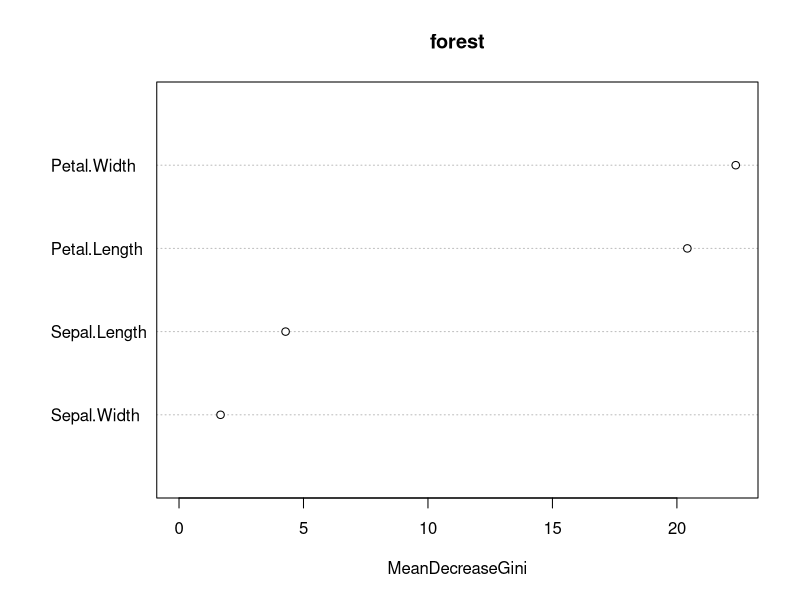
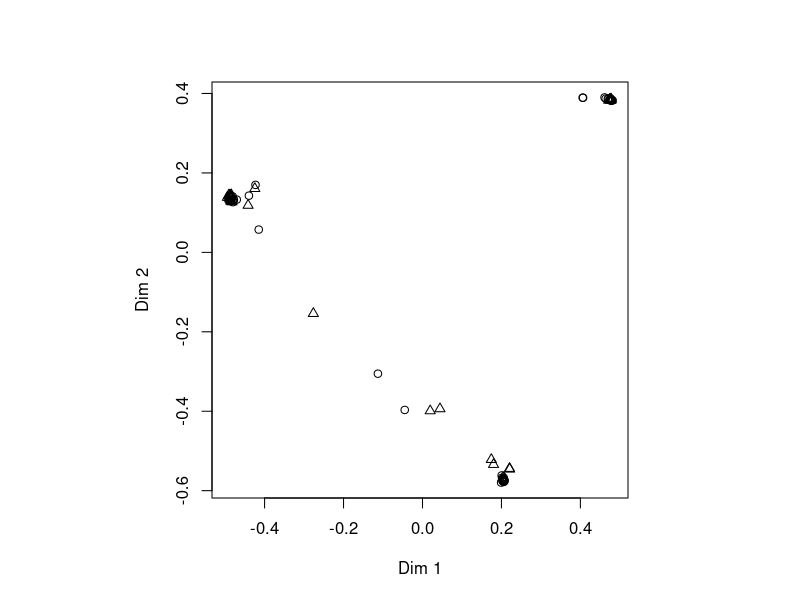
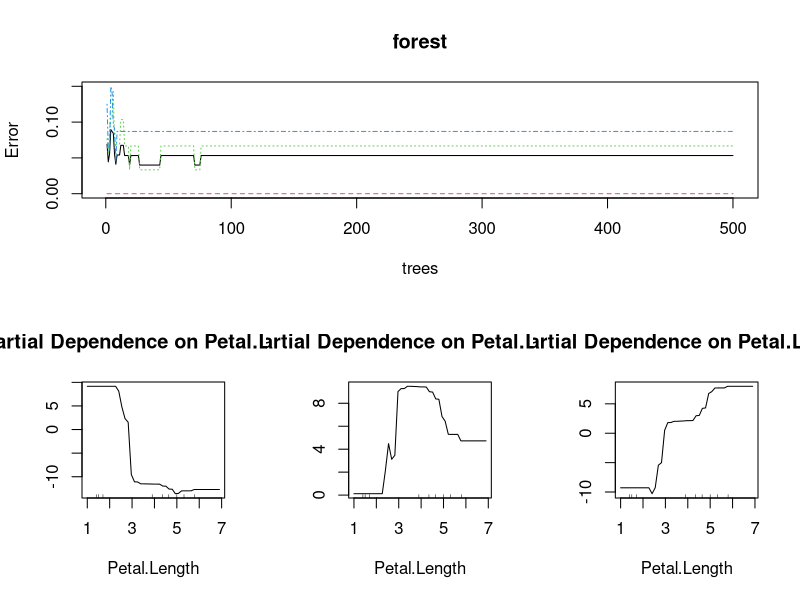

Write the R code that produced these figures, in order.
# install.packages("randomForest")
library(randomForest)
library(rpart) 
library(RColorBrewer)

# random sampling
n <- nrow(iris)
s <- sample(n, n*0.5)
iris.train <- iris[s,]
iris.test <- iris[-s,]

# random forest
forest <- randomForest(Species~., data=iris.train, ntree=500, proximity=TRUE)
pred.forest <- predict(forest, newdata=iris.test, type="class")
table(pred.forest, iris.test[,5])

# decision tree
tree <- rpart(Species~., data=iris.train)
pred.rpart <- predict(tree, iris.test, type="class")
table(pred.rpart, iris.test[,5])

# importance
getTree(forest, 1, labelVar=TRUE)
varImpPlot(forest)
MDSplot(forest, iris$Species, palette=rep(1, 3), pch=as.numeric(iris$Species))

# report
split.screen(c(2,1))
split.screen(c(1,3), screen = 2)
screen(3); partialPlot(forest, iris, Petal.Length, "setosa")
screen(4); partialPlot(forest, iris, Petal.Length, "versicolor")
screen(5); partialPlot(forest, iris, Petal.Length, "virginica")
split.screen(c(2,1), screen = 1)
screen(1); plot(forest) 
close.screen(all=T)
